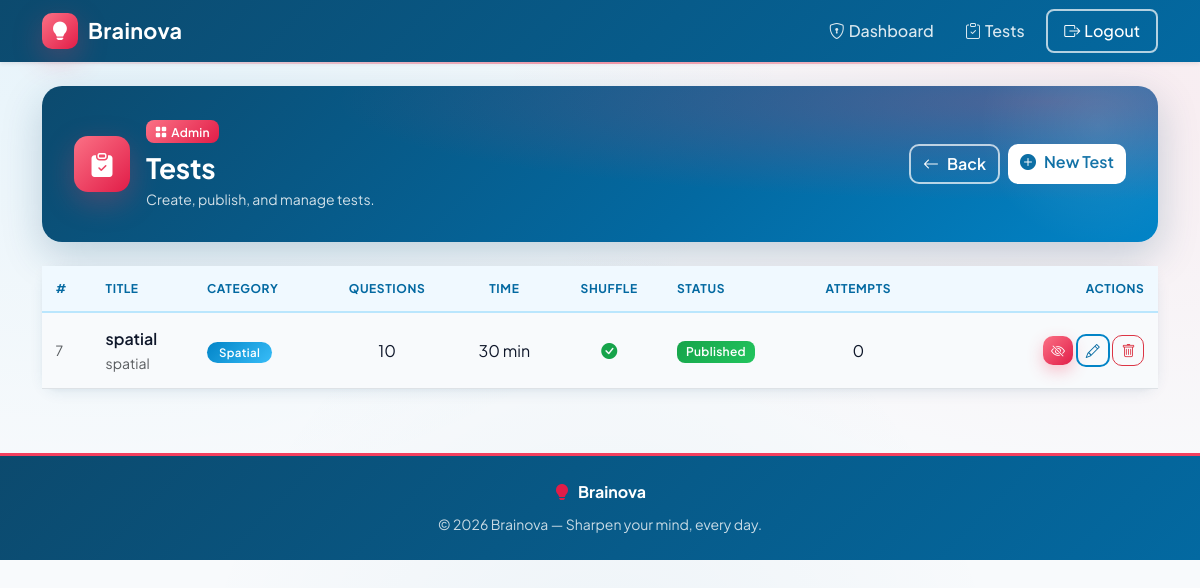
Screenshot of /admin/tests (signed in) with the database file from the repository.
### tables this page shows
CREATE TABLE tests (
    id INTEGER PRIMARY KEY AUTOINCREMENT,
    title TEXT NOT NULL,
    description TEXT,
    time_limit INTEGER NOT NULL,            -- minutes
    num_questions INTEGER NOT NULL,
    category TEXT,                          -- NULL = mixed pool
    shuffle INTEGER NOT NULL DEFAULT 1,     -- 0/1 bool
    status TEXT NOT NULL DEFAULT 'draft'
        CHECK(status IN ('draft', 'published', 'unpublished')),
    created_by INTEGER NOT NULL,
    created_at TIMESTAMP DEFAULT CURRENT_TIMESTAMP,
    updated_at TIMESTAMP DEFAULT CURRENT_TIMESTAMP,
    published_at TIMESTAMP,
    FOREIGN KEY (created_by) REFERENCES users(id)
);

### routes/admin.py (the view)
@admin_bp.route('/tests')
@admin_required
def tests():
    db = get_db()
    rows = db.execute(
        '''SELECT t.*, u.username AS created_by_name,
                  (SELECT COUNT(*) FROM test_results tr WHERE tr.test_id = t.id) AS attempts
           FROM tests t
           JOIN users u ON t.created_by = u.id
           ORDER BY t.created_at DESC'''
    ).fetchall()
    db.close()
    return render_template('admin/tests.html', tests=rows)

### app.py (called while the page is built)
@app.context_processor
def inject_notification_count():
    if 'user_id' in session and not session.get('is_admin'):
        return {'unread_notifications': unread_count(session['user_id'])}
    return {'unread_notifications': 0}

### database.py (called while the page is built)
def get_db():
    conn = sqlite3.connect(DATABASE)
    conn.row_factory = sqlite3.Row
    conn.execute("PRAGMA foreign_keys = ON")
    return conn

### routes/admin.py (called while the page is built)
def admin_required(f):
    @wraps(f)
    def decorated(*args, **kwargs):
        if 'user_id' not in session:
            flash('Please log in.', 'warning')
            return redirect(url_for('auth.login'))
        if not session.get('is_admin'):
            flash('Admin access required.', 'danger')
            return redirect(url_for('index'))
        return f(*args, **kwargs)
    return decorated

### templates/admin/tests.html (shortened to what this page needs)
{% extends "base.html" %}
{% block content %}
<div class="page-banner d-flex justify-content-between align-items-center flex-wrap gap-3">
  <div class="d-flex align-items-center gap-3">
    <div class="banner-icon"><i class="bi bi-clipboard-check-fill"></i></div>
    <div>
      <span class="badge bg-warning text-dark mb-2"><i class="bi bi-grid-fill me-1"></i>Admin</span>
      <h3 class="fw-bold mb-1">Tests</h3>
      <p class="mb-0 small">Create, publish, and manage tests.</p>
    </div>
  </div>
  <div class="d-flex gap-2">
    <a href="{{ url_for('admin.dashboard') }}" class="btn btn-outline-light">
      <i class="bi bi-arrow-left me-2"></i>Back
    </a>
    <a href="{{ url_for('admin.new_test') }}" class="btn btn-light">
      <i class="bi bi-plus-circle-fill me-2"></i>New Test
    </a>
  </div>
</div>
<div class="card border-0 shadow-sm">
  <div class="card-body p-0">
    {% if tests %}
      <div class="table-responsive">
        <table class="table table-hover align-middle mb-0">
          <thead class="table-light">
            <tr>
              <th style="width:50px">#</th>
              <th>Title</th>
              <th>Category</th>
              <th class="text-center">Questions</th>
              <th class="text-center">Time</th>
              <th class="text-center">Shuffle</th>
              <th>Status</th>
              <th class="text-center">Attempts</th>
              <th class="text-end" style="width:240px">Actions</th>
            </tr>
          </thead>
          <tbody>
            {% for t in tests %}
            <tr>
              <td class="text-muted small">{{ t['id'] }}</td>
              <td>
                <span class="fw-semibold d-block">{{ t['title'] }}</span>
                {% if t['description'] %}
                <small class="text-muted">{{ t['description'][:80] }}{% if t['description']|length > 80 %}…{% endif %}</small>
                {% endif %}
              </td>
              <td>
                {% if t['category'] %}
                  <span class="badge cat-badge-{{ t['category'] }}">{{ t['category']|capitalize }}</span>
                {% else %}
                  <span class="text-muted small">Mixed</span>
                {% endif %}
              </td>
              <td class="text-center">{{ t['num_questions'] }}</td>
              <td class="text-center">{{ t['time_limit'] }} min</td>
              <td class="text-center">
                {% if t['shuffle'] %}<i class="bi bi-check-circle-fill text-success"></i>
                {% else %}<i class="bi bi-dash-circle text-muted"></i>{% endif %}
              </td>
              <td>
                {% if t['status'] == 'published' %}
                  <span class="badge bg-success">Published</span>
                {% elif t['status'] == 'draft' %}
                  <span class="badge bg-secondary">Draft</span>
                {% else %}
                  <span class="badge bg-warning text-dark">Unpublished</span>
                {% endif %}
              </td>
              <td class="text-center">{{ t['attempts'] }}</td>
              <td class="text-end">
                {% if t['status'] != 'published' %}
                <form method="POST" action="{{ url_for('admin.publish_test', test_id=t['id']) }}" class="d-inline">
                  <button type="submit" class="btn btn-sm btn-success" title="Publish">
                    <i class="bi bi-send"></i>
                  </button>
                </form>
                {% else %}
                <form method="POST" action="{{ url_for('admin.unpublish_test', test_id=t['id']) }}" class="d-inline">
                  <button type="submit" class="btn btn-sm btn-warning" title="Unpublish">
                    <i class="bi bi-eye-slash"></i>
                  </button>
                </form>
                {% endif %}
                <a href="{{ url_for('admin.edit_test', test_id=t['id']) }}"
                   class="btn btn-sm btn-outline-primary"><i class="bi bi-pencil"></i></a>
                <form method="POST" action="{{ url_for('admin.delete_test', test_id=t['id']) }}"
                      class="d-inline"
                      onsubmit="return confirm('Delete this test? Existing results will be kept but detached.');">
                  <button type="submit" class="btn btn-sm btn-outline-danger">
                    <i class="bi bi-trash"></i>
                  </button>
                </form>
              </td>
            </tr>
            {% endfor %}
          </tbody>
        </table>
      </div>
    {% else %}
      <div class="text-center py-5 text-muted">
        <i class="bi bi-inbox display-4 d-block mb-3"></i>
        <p>No tests yet. <a href="{{ url_for('admin.new_test') }}">Create the first one.</a></p>
      </div>
    {% endif %}
  </div>
</div>
{% endblock %}

### rows the page displays
tests: id "7", title "spatial", description "spatial", category "Spatial", num_questions "10", time_limit "30", shuffle 1 (drawn), status "Published", attempts "0"
